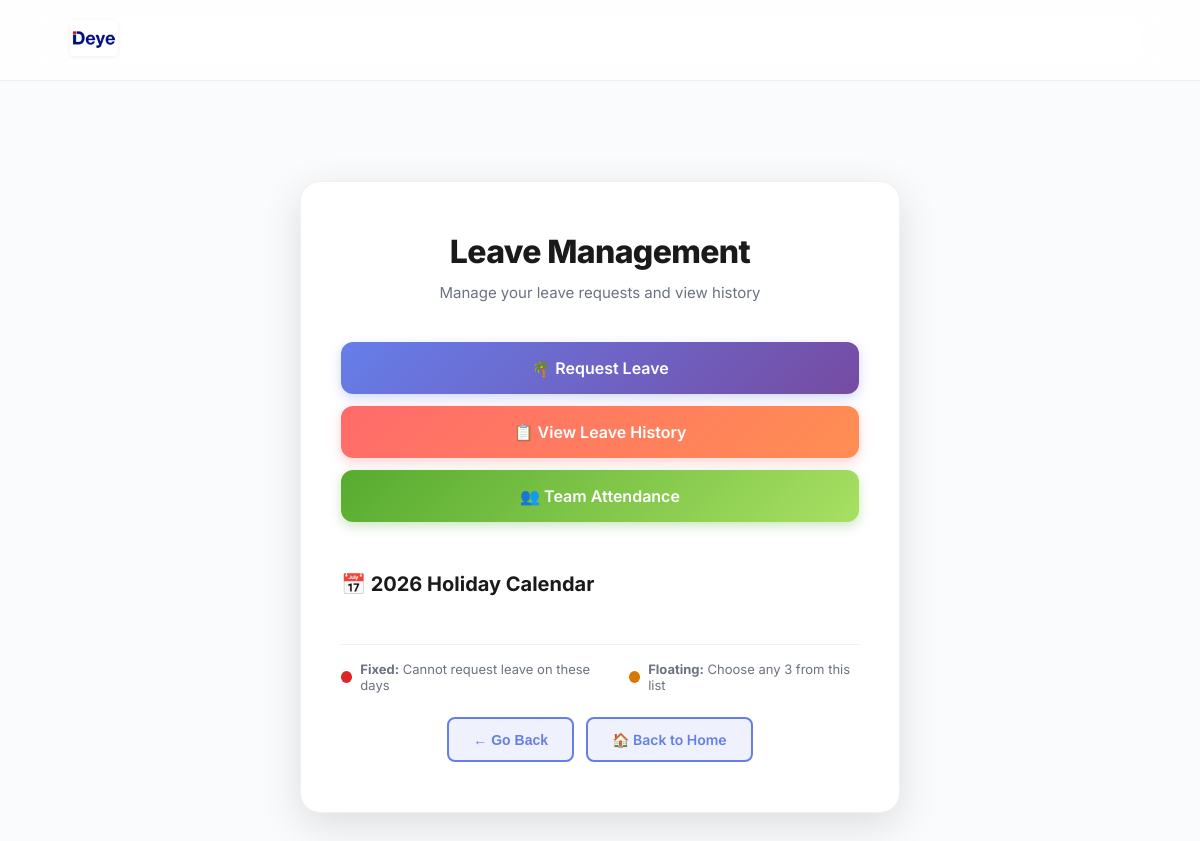
The page /leave/ (signed in) on the database as committed earlier.
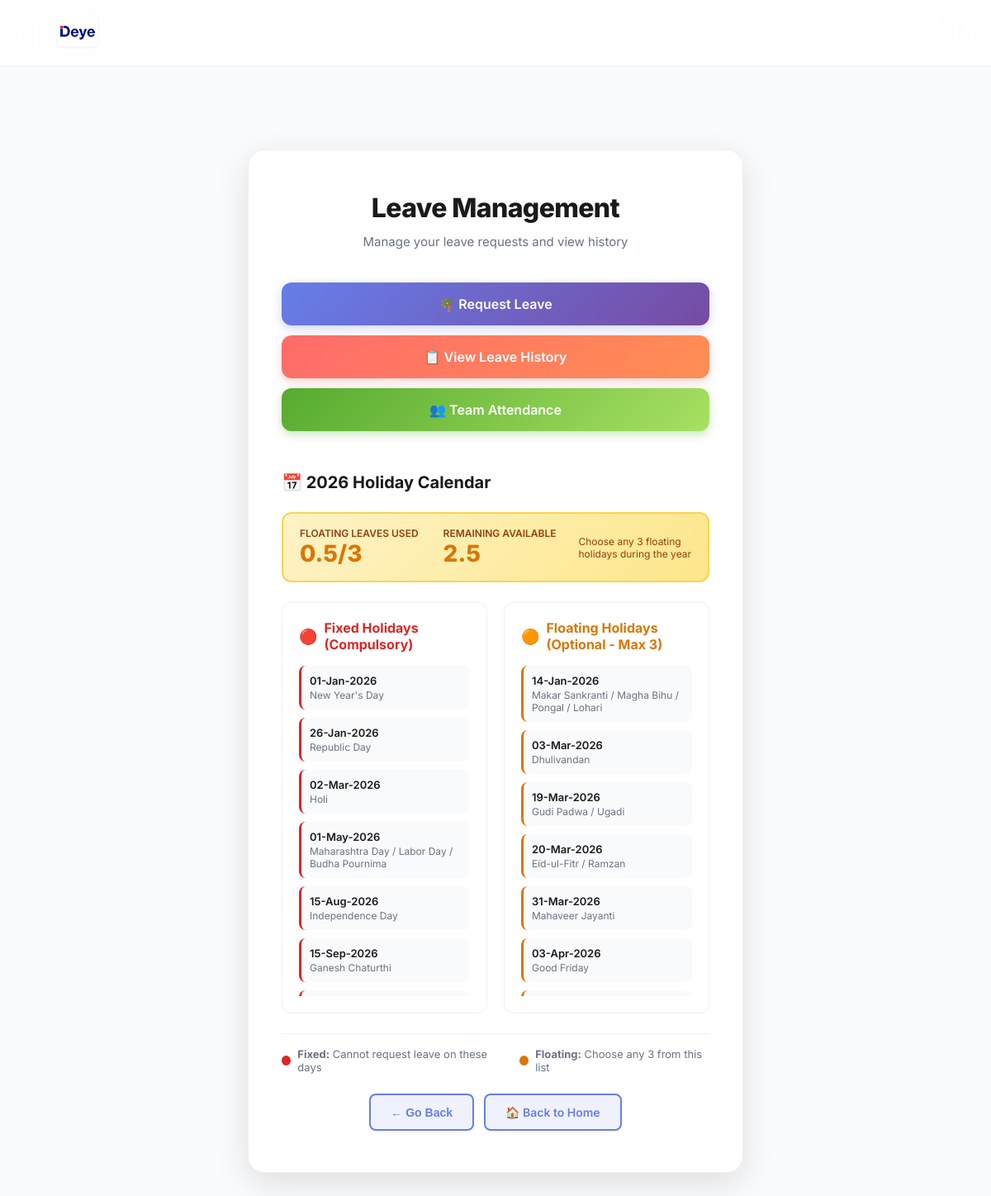
The same page on the database as committed later.
### forms/models.py (models this page shows, shortened)
class Holiday(models.Model):
    CATEGORY_CHOICES = [
        ('National', 'National Holiday'),
        ('Festival', 'Festival'),
        ('Regional', 'Regional Holiday'),
        ('Optional', 'Optional Holiday'),
    ]
    date = models.DateField(unique=True, db_index=True)
    name = models.CharField(max_length=255)
    category = models.CharField(max_length=50, choices=CATEGORY_CHOICES)
    is_floating = models.BooleanField(default=False, help_text="True if employees can choose this as floating holiday (max 3)")
    description = models.TextField(blank=True, help_text="Additional description or region-specific info")
    created_at = models.DateTimeField(auto_now_add=True)
    updated_at = models.DateTimeField(auto_now=True)
    class Meta:
        db_table = 'holidays'
        verbose_name = 'Holiday'
        verbose_name_plural = 'Holidays'
        ordering = ['date']
        indexes = [
            models.Index(fields=['date']),
            models.Index(fields=['is_floating']),
        ]
    @classmethod
    def get_fixed_holidays(cls):
        return cls.objects.filter(is_floating=False).order_by('date')
    @classmethod
    def get_floating_holidays(cls):
        return cls.objects.filter(is_floating=True).order_by('date')
    @classmethod
    def is_floating_holiday(cls, check_date):
        return cls.objects.filter(date=check_date, is_floating=True).exists()

### forms/views.py (the view)
# urls.py: path('leave/', views.leave_home, name='leave_home'),
@login_required
@login_required
def leave_home(request):
    from django.contrib.auth.models import User
    is_manager = User.objects.filter(profile__manager=request.user).exists()
    is_superuser = request.user.is_superuser
    show_team_attendance = is_manager or is_superuser
    from forms.models import Holiday
    fixed_holidays = Holiday.get_fixed_holidays()
    floating_holidays = Holiday.get_floating_holidays()
    floating_used_this_year = LeaveRequest.objects.filter(
        user=request.user,
        status='approved',
        start_date__year=date.today().year
    )
    floating_count = 0.0
    for leave in floating_used_this_year:
        check_date = leave.start_date
        while check_date <= leave.end_date:
            if Holiday.is_floating_holiday(check_date):
                if check_date == leave.start_date and check_date == leave.end_date:
                    if leave.start_breakdown == 'half' or leave.end_breakdown == 'half':
                        floating_count += 0.5
                    else:
                        floating_count += 1.0
                elif check_date == leave.start_date:
                    if leave.start_breakdown == 'half':
                        floating_count += 0.5
                    else:
                        floating_count += 1.0
                elif check_date == leave.end_date:
                    if leave.end_breakdown == 'half':
                        floating_count += 0.5
                    else:
                        floating_count += 1.0
                else:
                    floating_count += 1.0
            check_date += timedelta(days=1)
    return render(request, 'leave/leave_home.html', {
        'is_manager': show_team_attendance,
        'fixed_holidays': fixed_holidays,
        'floating_holidays': floating_holidays,
        'floating_used': floating_count,
        'floating_remaining': max(3 - floating_count, 0),
    })

### forms/templates/leave/leave_home.html (shortened to what this page needs)
<!DOCTYPE html>
<html lang="en">
<head>
    {% load static %}
</head>
<body>
<div class="header">
    <div class="logo-section">
        <a href="/">
            <img src="{% static 'admin/Images/logo-deye-300x225.webp' %}" alt="DEYE">
        </a>
    </div>
</div>
<div class="container">
    <h2>Leave Management</h2>
    <p class="subtitle">Manage your leave requests and view history</p>
    <div class="btn-group">
        <a href="{% url 'forms:apply_leave' %}" class="btn btn-request">
            🌴 Request Leave
        </a>
        <a href="{% url 'forms:leave_history' %}" class="btn btn-history">
            📋 View Leave History
        </a>
        {% if is_manager %}
        <a href="{% url 'forms:team_attendance' %}" class="btn btn-team">
            👥 Team Attendance
        </a>
        {% endif %}
    </div>
    <div class="holiday-section">
        <h3>📅 2026 Holiday Calendar</h3>
        {% if floating_holidays %}
        <div class="floating-summary">
            <div class="floating-summary-left">
                <div class="floating-stat">
                    <div class="floating-stat-label">Floating Leaves Used</div>
                    <div class="floating-stat-value">{{ floating_used|floatformat:1 }}/3</div>
                </div>
                <div class="floating-stat">
                    <div class="floating-stat-label">Remaining Available</div>
                    <div class="floating-stat-value">{{ floating_remaining|floatformat:1 }}</div>
                </div>
            </div>
            <div style="font-size: 12px; color: #92400e;">
                Choose any 3 floating<br>holidays during the year
            </div>
        </div>
        {% endif %}
        <div class="holiday-grid">
            {% if fixed_holidays %}
            <div class="holiday-column">
                <h4 class="fixed-header">Fixed Holidays (Compulsory)</h4>
                <div class="holiday-list">
                    {% for holiday in fixed_holidays %}
                    <div class="holiday-item fixed-item">
                        <div class="holiday-item-date">{{ holiday.date|date:"d-M-Y" }}</div>
                        <div class="holiday-item-name">{{ holiday.name }}</div>
                    </div>
                    {% endfor %}
                </div>
            </div>
            {% endif %}
            {% if floating_holidays %}
            <div class="holiday-column">
                <h4 class="floating-header">Floating Holidays (Optional - Max 3)</h4>
                <div class="holiday-list">
                    {% for holiday in floating_holidays %}
                    <div class="holiday-item floating-item">
                        <div class="holiday-item-date">{{ holiday.date|date:"d-M-Y" }}</div>
                        <div class="holiday-item-name">{{ holiday.name }}</div>
                    </div>
                    {% endfor %}
                </div>
            </div>
            {% endif %}
        </div>
        <div class="legend">
            <div class="legend-item">
                <div class="legend-dot legend-dot-fixed"></div>
                <span><strong>Fixed:</strong> Cannot request leave on these days</span>
            </div>
            <div class="legend-item">
                <div class="legend-dot legend-dot-floating"></div>
                <span><strong>Floating:</strong> Choose any 3 from this list</span>
            </div>
        </div>
    </div>
    <div class="back-buttons">
        <button onclick="history.back()">← Go Back</button>
        <a href="/">🏠 Back to Home</a>
    </div>
</div>
</body>
</html>

Rows that differ between the two databases and show on the page:
added Holiday: date "01-Jan-2026", name "New Year's Day", shown under "Fixed Holidays (Compulsory)"
added Holiday: date "26-Jan-2026", name "Republic Day", shown under "Fixed Holidays (Compulsory)"
added Holiday: date "02-Mar-2026", name "Holi", shown under "Fixed Holidays (Compulsory)"
added Holiday: date "01-May-2026", name "Maharashtra Day / Labor Day / Budha Pournima", shown under "Fixed Holidays (Compulsory)"
added Holiday: date "15-Aug-2026", name "Independence Day", shown under "Fixed Holidays (Compulsory)"
added Holiday: date "15-Sep-2026", name "Ganesh Chaturthi", shown under "Fixed Holidays (Compulsory)"
added Holiday: date "14-Jan-2026", name "Makar Sankranti / Magha Bihu / Pongal / Lohari", shown under "Floating Holidays (Optional - Max 3)"
added Holiday: date "03-Mar-2026", name "Dhulivandan", shown under "Floating Holidays (Optional - Max 3)"
added Holiday: date "19-Mar-2026", name "Gudi Padwa / Ugadi", shown under "Floating Holidays (Optional - Max 3)"
added Holiday: date "20-Mar-2026", name "Eid-ul-Fitr / Ramzan", shown under "Floating Holidays (Optional - Max 3)"
added Holiday: date "31-Mar-2026", name "Mahaveer Jayanti", shown under "Floating Holidays (Optional - Max 3)"
added Holiday: date "03-Apr-2026", name "Good Friday", shown under "Floating Holidays (Optional - Max 3)"
Other text that changed with them:
{{ floating_used|floatformat:1 }}: (not shown) → "0.5"
{{ floating_remaining|floatformat:1 }}: (not shown) → "2.5"
text now shown: "FLOATING LEAVES USED /3 REMAINING AVAILABLE Choose any 3 floating holidays during the year Fixed Holidays (Compulsory) Floating Holidays (Optional - Max 3)"
